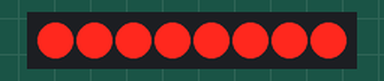
The sketch below on a simulated Arduino Uno, built with avr-gcc and run on an emulated ATmega328P. On the bench: 8 shift-register outputs drawn as a row of LEDs (first output left, lit = HIGH). Wiring (inferred from the names in the program): shift register (74HC595): data pin 8; shift clock pin 10; latch pin 9. Wiring (inferred from the signals the program sends): row of LEDs: on Q0, Q1, Q2, Q3, Q4, Q5, Q6, Q7.

Above: at 0.5 s.
At 3.5 s:
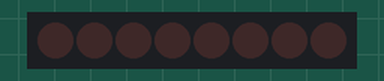
Timing chart, 0 to 4.6 s (numbered marks = the images above):
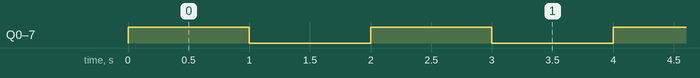

Measured:
- by itself, Q0–7: alternates HIGH for 1.0 s and LOW for 1.0 s

The sketch:

_74HC595_Controller.ino
```cpp
int SER_Pin = 8;   //pin 14 on the 75HC595
int RCLK_Pin = 9;  //pin 12 on the 75HC595
int SRCLK_Pin = 10; //pin 11 on the 75HC595

//How many of the shift registers - change this
#define number_of_74hc595s 1

//do not touch
#define numOfRegisterPins number_of_74hc595s * 8

boolean registers[numOfRegisterPins];

void setup(){
  pinMode(SER_Pin, OUTPUT);
  pinMode(RCLK_Pin, OUTPUT);
  pinMode(SRCLK_Pin, OUTPUT);


  //reset all register pins
  clearRegisters();
  writeRegisters();
}


//set all register pins to LOW
void clearRegisters(){
  for(int i = numOfRegisterPins - 1; i >=  0; i--){
     registers[i] = LOW;
  }
}


//Set and display registers
//Only call AFTER all values are set how you would like (slow otherwise)
void writeRegisters(){

  digitalWrite(RCLK_Pin, LOW);

  for(int i = numOfRegisterPins - 1; i >=  0; i--){
    digitalWrite(SRCLK_Pin, LOW);

    int val = registers[i];

    digitalWrite(SER_Pin, val);
    digitalWrite(SRCLK_Pin, HIGH);

  }
  digitalWrite(RCLK_Pin, HIGH);

}

//set an individual pin HIGH or LOW
void setRegisterPin(int index, int value){
  registers[index] = value;
}


void loop(){

  setRegisterPin(0, HIGH);
  setRegisterPin(1, HIGH);
  setRegisterPin(2, HIGH);
  setRegisterPin(3, HIGH);
  setRegisterPin(4, HIGH);
  setRegisterPin(5, HIGH);
  setRegisterPin(6, HIGH);
  setRegisterPin(7, HIGH);
  writeRegisters();
  delay(1000);

  setRegisterPin(0, LOW);
  setRegisterPin(1, LOW);
  setRegisterPin(2, LOW);
  setRegisterPin(3, LOW);
  setRegisterPin(4, LOW);
  setRegisterPin(5, LOW);
  setRegisterPin(6, LOW);
  setRegisterPin(7, LOW);
  writeRegisters();
  delay(1000);
}
```
